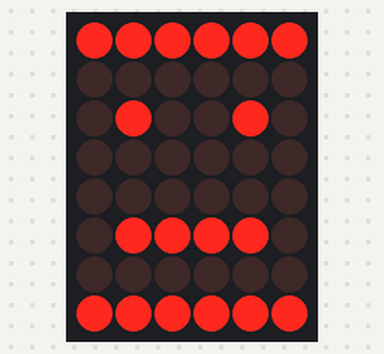
Bench run of a sketch on a simulated Arduino Uno, built with avr-gcc and run on an emulated ATmega328P. On the bench: 6×8 LED matrix. Wiring (inferred from the names in the program): LED matrix (orientation assumed): rows pin 2, pin 3, pin 4, pin 5, pin 6, pin 7, pin 8, pin 9; columns pin 11, pin 12, pin 13, A0, A1, A2. What the sketch prints to the serial monitor is not drawn.

Above: at 0.1 s.
At 9.6 s:
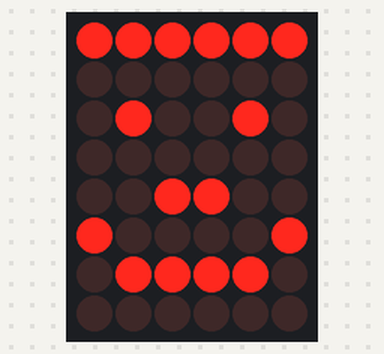

The sketch:

led_matrix_2.ino
```cpp
#define ROW_1 2
#define ROW_2 3
#define ROW_3 4
#define ROW_4 5
#define ROW_5 6
#define ROW_6 7
#define ROW_7 8
#define ROW_8 9

#define COL_1 10
#define COL_2 11
#define COL_3 12
#define COL_4 13
#define COL_5 A0
#define COL_6 A1
#define COL_7 A2
#define COL_8 A3

const byte rows[] = {
    ROW_1, ROW_2, ROW_3, ROW_4, ROW_5, ROW_6, ROW_7, ROW_8
};

// The display buffer
// It's prefilled with a smiling face (1 = ON, 0 = OFF)
byte TODOS[] = {B11111111,B11111111,B11111111,B11111111,B11111111,B11111111,B11111111,B11111111};
byte EX[] = {B00000000,B00010000,B00010000,B00010000,B00010000,B00000000,B00010000,B00000000};
byte A[] = {B00000000,B00011000,B00100100,B00100100,B00111100,B00100100,B00100100,B00000000};
byte B[] = {B01111000,B01001000,B01001000,B01110000,B01001000,B01000100,B01000100,B01111100};
byte C[] = {B00000000,B00011110,B00100000,B01000000,B01000000,B01000000,B00100000,B00011110};
byte D[] = {B00000000,B00111000,B00100100,B00100010,B00100010,B00100100,B00111000,B00000000};
byte E[] = {B00000000,B00111100,B00100000,B00111000,B00100000,B00100000,B00111100,B00000000};
byte F[] = {B00000000,B00111100,B00100000,B00111000,B00100000,B00100000,B00100000,B00000000};
byte G[] = {B00000000,B00111110,B00100000,B00100000,B00101110,B00100010,B00111110,B00000000};
byte H[] = {B00000000,B00100100,B00100100,B00111100,B00100100,B00100100,B00100100,B00000000};
byte I[] = {B00000000,B00111000,B00010000,B00010000,B00010000,B00010000,B00111000,B00000000};
byte J[] = {B00000000,B00011100,B00001000,B00001000,B00001000,B00101000,B00111000,B00000000};
byte K[] = {B00000000,B00100100,B00101000,B00110000,B00101000,B00100100,B00100100,B00000000};
byte L[] = {B00000000,B00100000,B00100000,B00100000,B00100000,B00100000,B00111100,B00000000};
byte M[] = {B00000000,B00000000,B01000100,B10101010,B10010010,B10000010,B10000010,B00000000};
byte N[] = {B00000000,B00100010,B00110010,B00101010,B00100110,B00100010,B00000000,B00000000};
byte O[] = {B00000000,B00111100,B01000010,B01000010,B01000010,B01000010,B00111100,B00000000};
byte P[] = {B00000000,B00111000,B00100100,B00100100,B00111000,B00100000,B00100000,B00000000};
byte Q[] = {B00000000,B00111100,B01000010,B01000010,B01000010,B01000110,B00111110,B00000001};
byte R[] = {B00000000,B00111000,B00100100,B00100100,B00111000,B00100100,B00100100,B00000000};
byte S[] = {B00000000,B00111100,B00100000,B00111100,B00000100,B00000100,B00111100,B00000000};
byte T[] = {B00000000,B01111100,B00010000,B00010000,B00010000,B00010000,B00010000,B00000000};
byte U[] = {B00000000,B01000010,B01000010,B01000010,B01000010,B00100100,B00011000,B00000000};
byte V[] = {B00000000,B00100010,B00100010,B00100010,B00010100,B00010100,B00001000,B00000000};
byte W[] = {B00000000,B10000010,B10010010,B01010100,B01010100,B00101000,B00000000,B00000000};
byte X[] = {B00000000,B01000010,B00100100,B00011000,B00011000,B00100100,B01000010,B00000000};
byte Y[] = {B00000000,B01000100,B00101000,B00010000,B00010000,B00010000,B00010000,B00000000};
byte Z[] = {B00000000,B00111100,B00000100,B00001000,B00010000,B00100000,B00111100,B00000000};

float timeCount = 0;

byte smile[] = {B01111110,B10000001,B10100101,B00000000,B00011000,B01000010,B00111100,B00000000};
byte nutral[] = {B11111111,B10000001,B10100101,B10000001,B10000001,B10111101,B10000001,B11111111};
byte angry[] = {B11111111,B10000001,B10100101,B10000001,B00000000,B00111100,B01000010,B00000000};

void setup() {
  // put your setup code here, to run once:
Serial.begin(9600);
for (byte i = 2; i <= 13; i++)
{
        pinMode(i, OUTPUT);
}
    pinMode(A0, OUTPUT);
    pinMode(A1, OUTPUT);
    pinMode(A2, OUTPUT);
    pinMode(A3, OUTPUT);
}

void loop() {
  // This could be rewritten to not use a delay, which would make it appear brighter
delay(5);
timeCount += 1;
if(timeCount <  200) {
drawScreen(nutral);
} else if (timeCount <  230) {
// do nothing
} else if (timeCount <  400) {
drawScreen(smile);
} else if (timeCount <  430) {
// nothing
} else if (timeCount <  600) {
drawScreen(nutral);
} else if (timeCount <  630) {
// nothing
} else if (timeCount <  800) {
drawScreen(angry);
} else if (timeCount <  830) {
// nothing
} else if (timeCount <  1000) {
drawScreen(smile);
} else if (timeCount <  1030) {
// nothing
} else if (timeCount <  1200) {
drawScreen(angry);
} else if (timeCount <  1230) {
// nothing
} else {
// back to the start
timeCount = 0;
}
}

void  drawScreen(byte buffer2[]){


   // Turn on each row in series
    for (byte i = 0; i < 8; i++) {
        setColumns(buffer2[i]); // Set columns for this specific row

        digitalWrite(rows[i], HIGH);
        delay(5); // Set this to 50 or 100 if you want to see the multiplexing effect!
        digitalWrite(rows[i], LOW);
    }
}
void setColumns(byte b) {
    digitalWrite(COL_1, (~b >> 0) & 0x01); // Get the 1st bit: 10000000
    digitalWrite(COL_2, (~b >> 1) & 0x01); // Get the 2nd bit: 01000000
    digitalWrite(COL_3, (~b >> 2) & 0x01); // Get the 3rd bit: 00100000
    digitalWrite(COL_4, (~b >> 3) & 0x01); // Get the 4th bit: 00010000
    digitalWrite(COL_5, (~b >> 4) & 0x01); // Get the 5th bit: 00001000
    digitalWrite(COL_6, (~b >> 5) & 0x01); // Get the 6th bit: 00000100
    digitalWrite(COL_7, (~b >> 6) & 0x01); // Get the 7th bit: 00000010
    digitalWrite(COL_8, (~b >> 7) & 0x01); // Get the 8th bit: 00000001
    Serial.println(b);
    // If the polarity of your matrix is the opposite of mine
    // remove all the '~' above.
}
```

Measured:
- what the display in image 0 shows lasts 9.3 s, from 0.1 s to 9.4 s
- what the display in image 1 shows lasts 8.0 s, from 9.5 s to 17.5 s
